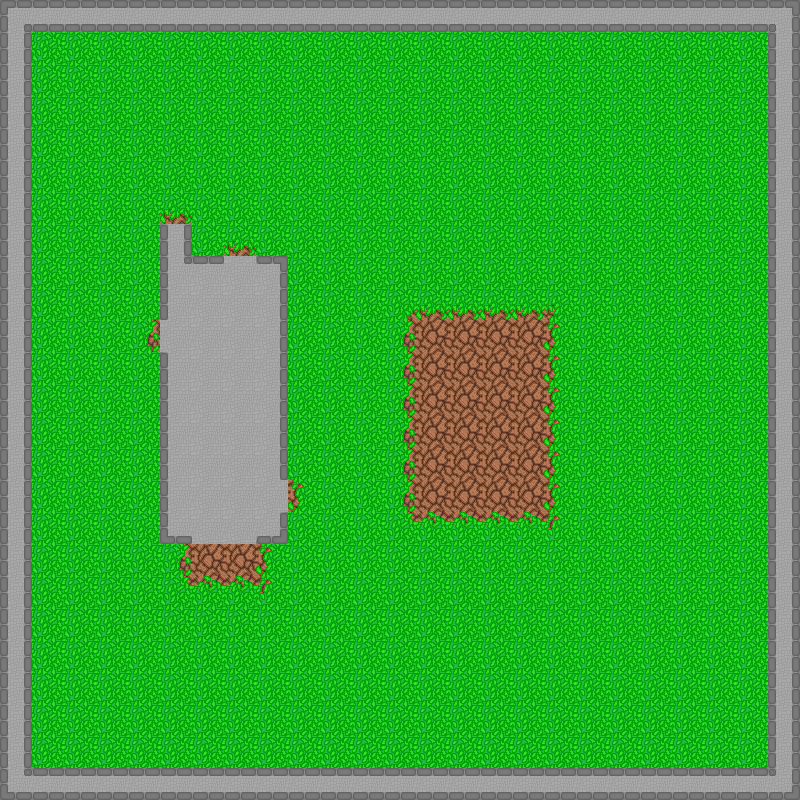

A level layout from a 2D game, rendered from its tile map. Below: a short description, then the map file with its tile-grid data intact:
An orthogonal 25x25 tile map with 32x32 px tiles, 1 tile layer (Tile Layer 1).

<map version="1.0" orientation="orthogonal" width="25" height="25" tilewidth="32" tileheight="32">
 <tileset firstgid="1" name="mapTileSpritesheet" tilewidth="32" tileheight="32">
  <image source="../mapTiles/mapTileSpritesheet.png" width="256" height="256" />
  <tile id="0">
   <properties>
    <property name="Right" value="true" />
   </properties>
  </tile>
  <tile id="18">
   <properties>
    <property name="Left" value="true" />
   </properties>
  </tile>
 </tileset>
 <layer name="Tile Layer 1" width="25" height="25">
  <data encoding="csv">
17,48,48,48,48,48,48,48,48,48,48,48,48,48,48,48,48,48,48,48,48,48,48,48,18,
55,2,2,2,2,2,2,2,2,2,2,2,2,2,2,2,2,2,2,2,2,2,2,2,55,
55,2,2,2,2,2,2,2,2,2,2,2,2,2,2,2,2,2,2,2,2,2,2,2,55,
55,2,2,2,2,2,2,2,2,2,2,2,2,2,2,2,2,2,2,2,2,2,2,2,55,
55,2,2,2,2,2,2,2,2,2,2,2,2,2,2,2,2,2,2,2,2,2,2,2,55,
55,2,2,2,2,2,2,2,2,2,2,2,2,2,2,2,2,2,2,2,2,2,2,2,55,
55,2,2,2,2,11,2,2,2,2,2,2,2,2,2,2,2,2,2,2,2,2,2,2,55,
55,2,2,2,2,55,2,11,2,2,2,2,2,2,2,2,2,2,2,2,2,2,2,2,55,
55,2,2,2,2,52,47,19,23,2,2,2,2,2,2,2,2,2,2,2,2,2,2,2,55,
55,2,2,2,2,53,19,19,54,2,2,2,4,11,11,11,11,3,2,2,2,2,2,2,55,
55,2,2,2,13,19,19,19,54,2,2,2,13,1,1,1,1,12,2,2,2,2,2,2,55,
55,2,2,2,2,53,19,19,54,2,2,2,13,1,1,1,1,12,2,2,2,2,2,2,55,
55,2,2,2,2,53,19,19,54,2,2,2,13,1,1,1,1,12,2,2,2,2,2,2,55,
55,2,2,2,2,53,19,19,54,2,2,2,13,1,1,1,1,12,2,2,2,2,2,2,55,
55,2,2,2,2,53,19,19,54,2,2,2,13,1,1,1,1,12,2,2,2,2,2,2,55,
55,2,2,2,2,53,19,19,19,12,2,2,13,1,1,1,1,12,2,2,2,2,2,2,55,
55,2,2,2,2,20,19,19,21,2,2,2,10,14,14,14,14,9,2,2,2,2,2,2,55,
55,2,2,2,2,13,1,1,12,2,2,2,2,2,2,2,2,2,2,2,2,2,2,2,55,
55,2,2,2,2,10,14,14,9,2,2,2,2,2,2,2,2,2,2,2,2,2,2,2,55,
55,2,2,2,2,2,2,2,2,2,2,2,2,2,2,2,2,2,2,2,2,2,2,2,55,
55,2,2,2,2,2,2,2,2,2,2,2,2,2,2,2,2,2,2,2,2,2,2,2,55,
55,2,2,2,2,2,2,2,2,2,2,2,2,2,2,2,2,2,2,2,2,2,2,2,55,
55,2,2,2,2,2,2,2,2,2,2,2,2,2,2,2,2,2,2,2,2,2,2,2,55,
55,2,2,2,2,2,2,2,2,2,2,2,2,2,2,2,2,2,2,2,2,2,2,2,55,
15,48,48,48,48,48,48,48,48,48,48,48,48,48,48,48,48,48,48,48,48,48,48,48,16
</data>
 </layer>
</map>